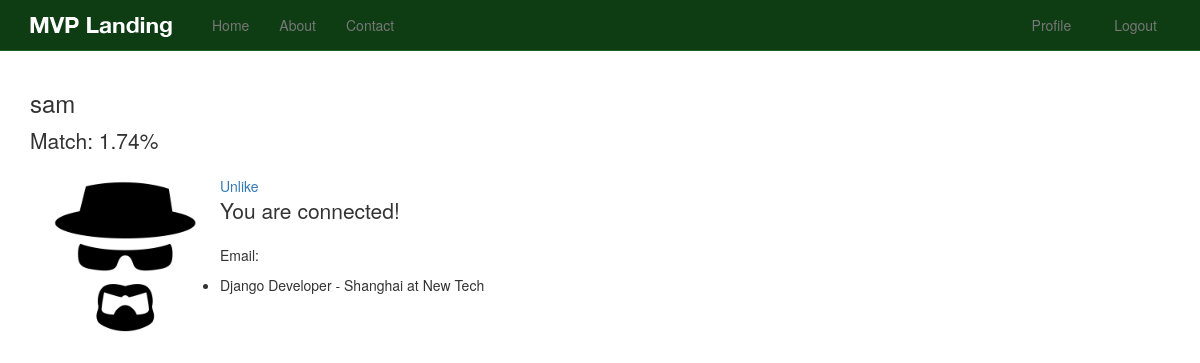
Page /profile/sam (signed in) on the earlier database version.
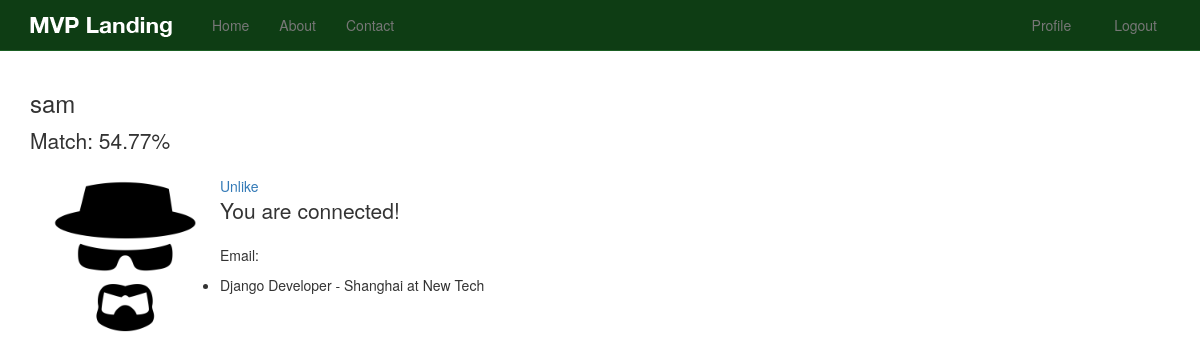
Same page on the later database version.
### profiles/models.py (models this page shows, shortened)
class Profile(models.Model):
    user = models.OneToOneField(User, on_delete=models.CASCADE)
    location = models.CharField(max_length=120, null=True, blank=True)
    picture = models.ImageField(upload_to=upload_location, null=True, blank=True)
    def like_link(self):
        url = reverse('like_user', kwargs={'id': self.user.id})
        return url

class UserJob(models.Model):
    user = models.ForeignKey(User, on_delete=models.CASCADE)
    position = models.CharField(max_length=250)
    location = models.CharField(max_length=250)
    employer_name = models.CharField(max_length=250)

### matches/models.py (models this page shows, shortened)
class Match(models.Model):
    user_a = models.ForeignKey(settings.AUTH_USER_MODEL, related_name='match_user_a', on_delete=models.CASCADE)
    user_b = models.ForeignKey(settings.AUTH_USER_MODEL, related_name='match_user_b', on_delete=models.CASCADE)
    match_decimal = models.DecimalField(default=0.00, decimal_places=8, max_digits=16)
    questions_answered = models.IntegerField(default=0)
    timestamp = models.DateTimeField(auto_now_add=True, auto_now=False)
    updated = models.DateTimeField(auto_now_add=False, auto_now=True)
    objects = MatchManager()
    @property
    def get_percent(self):
        return '%.2f%%' % (self.match_decimal * 100)
    def do_match(self):
        user_a = self.user_a
        user_b = self.user_b
        match_decimal, question_answered = get_match(user_a, user_b)
        self.match_decimal = match_decimal
        self.questions_answered = question_answered
        self.save()
    def check_update(self):
        now = timezone.now()
        offset = now - datetime.timedelta(hours=12)  # 12 hours ago
        if self.updated <= offset or self.match_decimal == 0.0:
            self.do_match()
            PositionMatch.objects.update_top_suggestions(self.user_a, 6)
            PositionMatch.objects.update_top_suggestions(self.user_b, 6)
        else:
            print('already updated')

### profiles/views.py (the view)
# urls.py: re_path(r'^profile/(?P<username>[\w.@+-]+)$', profiles_views.profile_view, name='profile'),
@login_required
def profile_view(request, username):
    user = get_object_or_404(User, username=username)
    profile, created = Profile.objects.get_or_create(user=user)
    user_like, user_like_created = UserLike.objects.get_or_create(user=request.user)
    do_i_like = False
    if user in user_like.liked_users.all():
        do_i_like = True
    mutual_like = user_like.get_mutual_like(user)
    match, match_created = Match.objects.get_or_create_match(user_a=request.user, user_b=user)
    jobs = user.userjob_set.all()
    context = {
        'profile': profile,
        'match': match,
        'jobs': jobs,
        'mutual_like': mutual_like,
        'do_i_like': do_i_like,
     }
    return render(request, 'profiles/profile_view.html', context)

### likes/models.py (called while the page is built)
	def get_mutual_like(self, user_b):
		i_like = False
		u_like = False
		if user_b in self.liked_users.all():
			i_like = True
		liked_user, created = UserLike.objects.get_or_create(user=user_b)
		if self.user in liked_user.liked_users.all():
			u_like = True
		return i_like and u_like

### matches/models.py (called while the page is built)
    def matches(self, user):
        q1 = self.filter(user_a=user).exclude(user_b=user)
        q2 = self.filter(user_b=user).exclude(user_a=user)
        return (q1 | q2).distinct()

    def get_queryset(self):
        return MatchQuerySet(self.model, using=self._db)

    def get_or_create_match(self, user_a=None, user_b=None):
        try:
            obj = self.get(user_a=user_a, user_b=user_b)
        except:
            obj = None
        try:
            obj_2 = self.get(user_a=user_b, user_b=user_a)
        except:
            obj_2 = None
        if obj:
            obj.check_update()
            return obj, False
        elif obj_2:
            obj_2.check_update()
            return obj_2, False
        else:
            new_instance = self.create(user_a=user_a, user_b=user_b)
            new_instance.do_match()
            return new_instance, True

    def get_matches(self, user):
        qs = self.get_queryset().matches(user).order_by('-match_decimal')
        matches = []
        for match in qs:
            if match.user_a == user:
                item_wanted = [match.user_b]
                matches.append(item_wanted)
            elif match.user_b == user:
                item_wanted = [match.user_a]
                matches.append(item_wanted)
        return matches

### templates/profiles/profile_view.html
{% extends 'base.html' %}
{% load static %}
{% block content %}
<h3>{{ profile.user }}</h3>
<p class="lead">Match: {{ match.get_percent }}</p>
<div class="col-sm-2">
{% if profile.picture %}
  <img src="{{ profile.picture.url }}" class="img-responsive" />
{% else %}
  <img src="{% static 'img/profile_default.png' %}" class="img-responsive" />
{% endif %}
</div>
<a href="{{ profile.like_link }}">
{% if do_i_like %}Unlike{% else %}Like{% endif %}
</a>
{% if mutual_like %}
<p class="lead">
  You are connected!
</p>
<p>
  Email: {{ profile.user.email }}
</p>
{% endif %}
{% if jobs %}
<div class="row">
  <ul>
  {% for job in jobs %}
    <li>{{ job.position }} - {{ job.location }} at {{ job.employer_name }}</li>
  {% endfor %}
  </ul>
</div>
{% endif %}
{% endblock %}

### templates/base.html (shortened to what this page needs)
{% load static %}
<!DOCTYPE html>
<html lang="en">
  <head>
    {% include 'head_css.html' %}
  </head>
  <body>
  {% include 'navbar.html' %}
    <div class="container">
            {% block content %}
            {% endblock %}
    </div>
  </body>
</html>

### templates/head_css.html
{% load static %}
    <link rel="stylesheet" href="//maxcdn.bootstrapcdn.com/font-awesome/4.3.0/css/font-awesome.min.css">
    <link href="{% static 'css/bootstrap.min.css' %}" rel="stylesheet">
    <link href="{% static 'css/navbar-static-top.css' %}" rel="stylesheet">
     <link href="{% static 'css/custom.css' %}" rel="stylesheet">

### templates/navbar.html (shortened to what this page needs)
   {% load static %}
    <nav class="navbar navbar-default navbar-static-top">
      <div class="container">
        <div class="navbar-header">
          <a class="navbar-brand" href="{% url 'home' %}"><img src="{% static 'img/mvp_landing_logo.png' %}" /></a>
        </div>
        <div id="navbar" class="navbar-collapse collapse">
          <ul class="nav navbar-nav">
            <li><a href="{% url 'home' %}">Home</a></li>
            <li><a href="{% url 'about' %}">About</a></li>
            <li><a href="{% url 'contact' %}">Contact</a></li>
          </ul>
          <ul class="nav navbar-nav navbar-right">
          {% if request.user.is_authenticated %}
            <li><a href="{% url 'profile_user' %}">Profile</a></li>
            <li>
              <form class="navbar-form" method="POST" action="{% url 'auth_logout' %}">{% csrf_token %}
                <button type="submit" class="btn btn-link">Logout</button>
              </form>
            </li>
            {% else %}
            <li><a href="{% url 'registration_register' %}">Register</a></li>
            {% endif %}
          </ul>
        </div>
      </div>
    </nav>

### templates/javascript.html (shortened to what this page needs)
{% load static %}

### static_in_pro/our_static/css/navbar-static-top.css (style rules this page uses)
body { min-height: 1000px; }
.navbar-static-top { margin-bottom: 19px; background-color: #0E3D14; border-color: #1A5F23; }
.navbar-default .navbar-brand { color: #FFF; }

Differences in the rows shown:
changed Match: get_percent "1.74%" → "54.77%"
